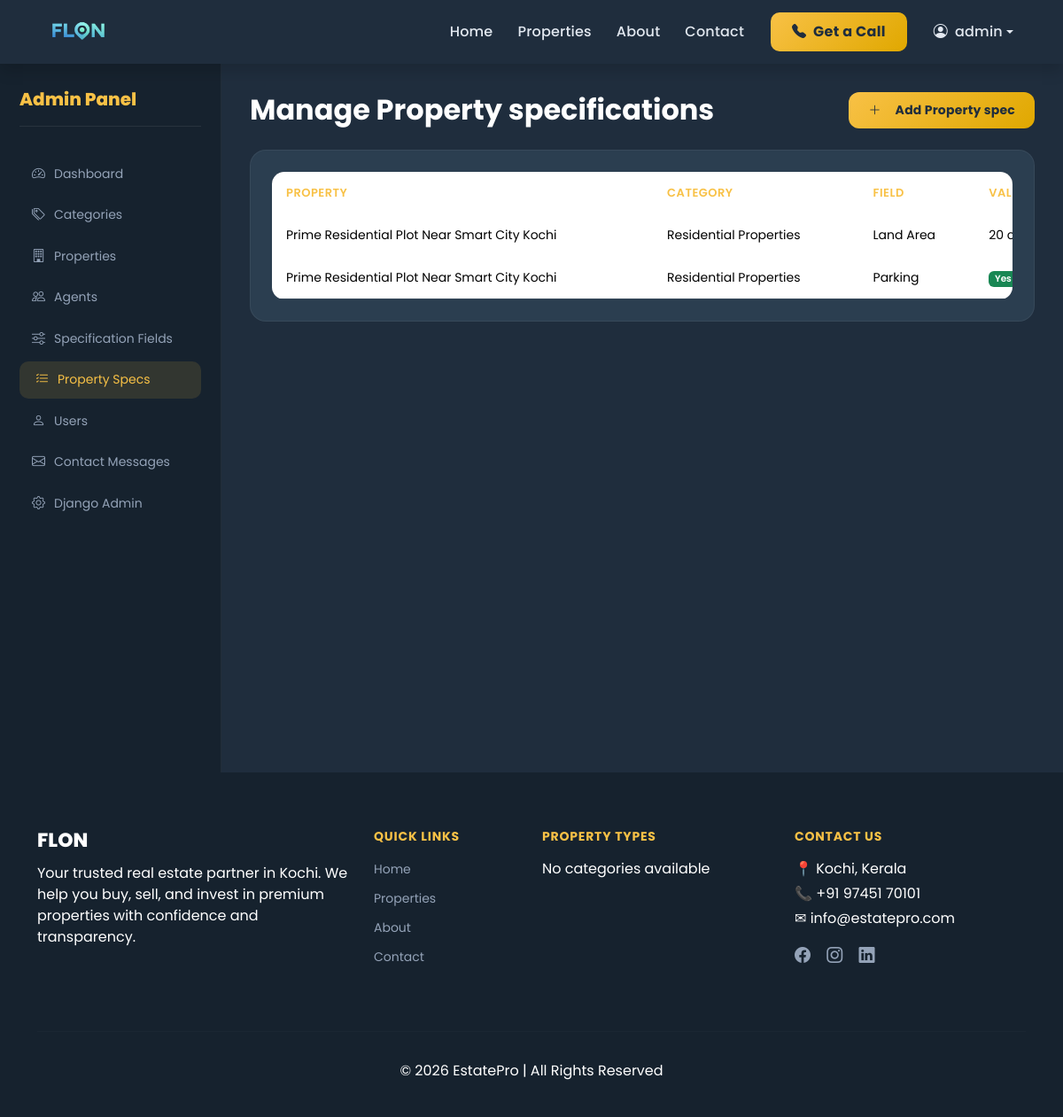
The app's page /accounts/admin-dashboard/property-specs/ (signed in), older data.
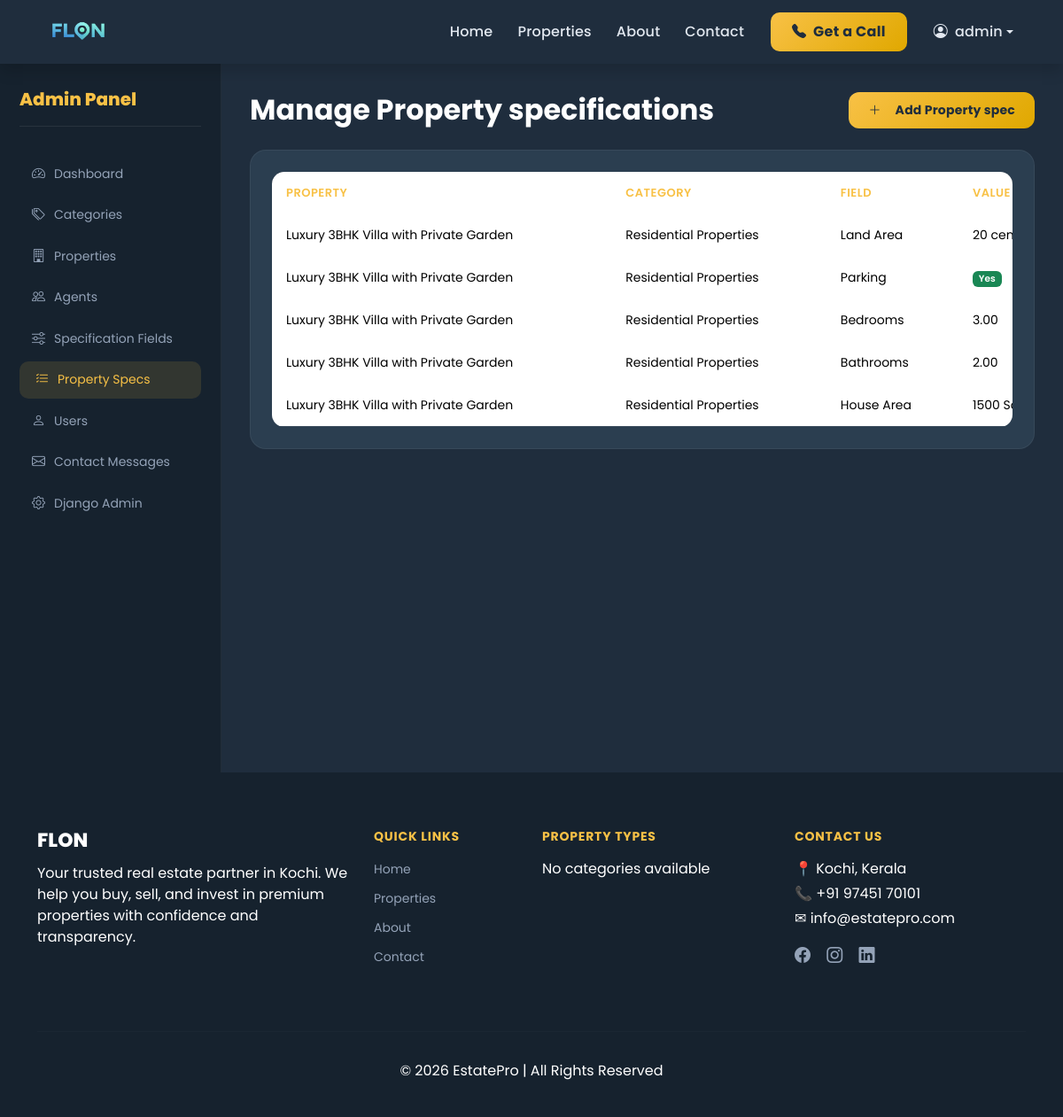
The same page, newer data.
### properties/models.py (models this page shows, shortened)
class PropertySpecification(models.Model):
    property = models.ForeignKey(Property, on_delete=models.CASCADE, related_name='specifications')
    field = models.ForeignKey(SpecificationField, on_delete=models.CASCADE)
    value_text = models.CharField(max_length=255, blank=True, null=True)
    value_number = models.DecimalField(max_digits=12, decimal_places=2, blank=True, null=True)
    value_boolean = models.BooleanField(blank=True, null=True)

class Property(models.Model):
    PROPERTY_TYPE = [
        ('Apartment', 'Apartment'),
        ('Villa', 'Villa'),
        ('Commercial', 'Commercial'),
        ('Plot', 'Plot'),
    ]
    LISTING_TYPE = [
        ('Sale', 'Sale'),
        ('Rent', 'Rent'),
    ]
    title = models.CharField(max_length=200)
    slug = models.SlugField(unique=True)
    description = models.TextField()
    price = models.DecimalField(max_digits=12, decimal_places=2)
    location = models.CharField(max_length=200)
    category = models.ForeignKey(
        Category,
        on_delete=models.CASCADE,
        related_name='properties'
    )
    owner = models.ForeignKey(
    User,
    on_delete=models.CASCADE,
    related_name='owned_properties',
    null=True,
    blank=True
    )
    agent = models.ForeignKey(
        User,
        on_delete=models.CASCADE,
        related_name='agent_properties',
        null=True,
        blank=True
    )
    listing_type = models.CharField(max_length=20, choices=LISTING_TYPE)
    bedrooms = models.IntegerField(null=True, blank=True, default=0)
    bathrooms = models.IntegerField(null=True, blank=True, default=0)
    area = models.IntegerField(null=True, blank=True, default=0)
    latitude = models.DecimalField(max_digits=9, decimal_places=6, blank=True, null=True)
    longitude = models.DecimalField(max_digits=9, decimal_places=6, blank=True, null=True)
    featured_image = CloudinaryField('image')
    is_featured = models.BooleanField(default=False)
    is_available = models.BooleanField(default=True)
    created_at = models.DateTimeField(auto_now_add=True)

class SpecificationField(models.Model):
    FIELD_TYPES = [
        ('text', 'Text'),
        ('number', 'Number'),
        ('boolean', 'Boolean'),
    ]
    category = models.ForeignKey(Category, on_delete=models.CASCADE, related_name='spec_fields')
    name = models.CharField(max_length=100)
    field_type = models.CharField(max_length=20, choices=FIELD_TYPES)

class Category(models.Model):
    name = models.CharField(max_length=100)
    slug = models.SlugField(unique=True, blank=True)
    image = CloudinaryField('image', blank=True, null=True)

### accounts/views.py (the view)
# urls.py: path('admin-dashboard/property-specs/', views.admin_property_specs, name='admin_property_specs'),
@login_required
def admin_property_specs(request):
    if not request.user.is_superuser:
        return redirect('home')
    specs = PropertySpecification.objects.select_related(
        'property',
        'field',
        'field__category'
    ).order_by('property')
    context = {
        'specs': specs
    }
    return render(request, 'property_specs.html', context)

### templates/property_specs.html (shortened to what this page needs)
{% extends 'base.html' %}
{% block content %}
<section class="admin-wrapper">
    <div class="admin-layout">
        <aside class="admin-sidebar" id="adminSidebar">
            <div class="sidebar-header">
                <h5>Admin Panel</h5>
            </div>
            <nav class="admin-menu">
                <a href="{% url 'admin_dashboard' %}" class="admin-link">
                    <i class="bi bi-speedometer2"></i> Dashboard
                </a>
                <a href="{% url 'admin_categories' %}" class="admin-link">
                    <i class="bi bi-tags"></i> Categories
                </a>
                <a href="{% url 'admin_properties' %}" class="admin-link">
                    <i class="bi bi-building"></i> Properties
                </a>
                <a href="{% url 'admin_agents' %}" class="admin-link">
                    <i class="bi bi-people"></i> Agents
                </a>
                <a href="{% url 'admin_spec_fields' %}" class="admin-link">
                    <i class="bi bi-sliders"></i> Specification Fields
                </a>
                <a href="{% url 'admin_property_specs' %}" class="admin-link active">
                    <i class="bi bi-list-check"></i> Property Specs
                </a>
                <a href="{% url 'admin_users' %}" class="admin-link">
                    <i class="bi bi-person"></i> Users
                </a>
                <a href="{% url 'admin_contact_messages' %}" class="admin-link">
                    <i class="bi bi-envelope"></i> Contact Messages
                </a>
                <a href="/admin/" class="admin-link">
                    <i class="bi bi-gear"></i> Django Admin
                </a>
            </nav>
        </aside>
        <main class="admin-content">
            <div class="d-flex justify-content-between align-items-center mb-4">
                <h2 class="fw-bold mb-0">Manage Property specifications</h2>
                <a href="{% url 'admin_add_property_spec' %}" class="btn-add-property">
                    <i class="bi bi-plus-lg me-2"></i> Add Property spec
                </a>
            </div>
                <div class="admin-card p-4">
                    <div class="table-responsive">
                        <table class="table admin-table align-middle">
                            <thead>
                                <tr>
                                    <th>Property</th>
                                    <th>Category</th>
                                    <th>Field</th>
                                    <th>Value</th>
                                </tr>
                            </thead>
                            <tbody>
                                {% for spec in specs %}
                                <tr>
                                    <td>{{ spec.property.title }}</td>
                                    <td>{{ spec.field.category.name }}</td>
                                    <td>{{ spec.field.name }}</td>
                                    <td>
                                        {% if spec.value_text %}
                                            {{ spec.value_text }}
                                        {% elif spec.value_number %}
                                            {{ spec.value_number }}
                                        {% elif spec.value_boolean %}
                                            <span class="badge bg-success">Yes</span>
                                        {% else %}
                                            <span class="badge bg-danger">No</span>
                                        {% endif %}
                                    </td>
                                </tr>
                                {% empty %}
                                <tr>
                                    <td colspan="4" class="text-center text-muted">
                                        No specifications found
                                    </td>
                                </tr>
                                {% endfor %}
                            </tbody>
                        </table>
                    </div>
                </div>
            </div>
    </div>
{% endblock %}

### templates/base.html (shortened to what this page needs)
{% load static %}
<!DOCTYPE html>
<html lang="en">
<head>
    <link href="https://cdn.jsdelivr.net/npm/bootstrap@5.3.2/dist/css/bootstrap.min.css" rel="stylesheet">
    <link href="https://cdn.jsdelivr.net/npm/bootstrap-icons@1.11.1/font/bootstrap-icons.css" rel="stylesheet">
    <link rel="stylesheet" href="{% static 'css/style.css' %}?v=20260323">
</head>
<body>
    <nav class="navbar navbar-expand-lg navbar-dark shadow custom-navbar">
        <div class="container">
            <a class="navbar-brand d-flex align-items-center" href="/">
                <img src="{% static 'images/logo.png' %}" class="navbar-logo">
            </a>
            <div class="collapse navbar-collapse justify-content-end" id="navbarNav">
                <ul class="navbar-nav align-items-lg-center">
                    <li class="nav-item">
                        <a class="nav-link" href="/">Home</a>
                    </li>
                    <li class="nav-item">
                        <a class="nav-link" href="/properties/">Properties</a>
                    </li>
                    <li class="nav-item">
                        <a class="nav-link" href="/about/">About</a>
                    </li>
                    <li class="nav-item">
                        <a class="nav-link" href="/contact/">Contact</a>
                    </li>
                    <li class="nav-item ms-lg-3 mb-2 mb-lg-0">
                        <a href="/contact/" class="btn btn-gold px-4">
                            <i class="bi bi-telephone-fill me-1"></i> Get a Call
                        </a>
                    </li>
                    {% if user.is_authenticated %}
                    <li class="nav-item dropdown ms-lg-3">
                        <a class="nav-link dropdown-toggle d-flex align-items-center" href="#" role="button"
                            data-bs-toggle="dropdown">
                            <i class="bi bi-person-circle me-2"></i>
                            {{ user.username }}
                        </a>
                    </li>
                    {% else %}
                    <li class="nav-item ms-lg-3">
                        <a class="btn btn-outline-light px-3" href="{% url 'login' %}">
                            Login
                        </a>
                    </li>
                    {% endif %}
                </ul>
            </div>
        </div>
    </nav>
    <div class="main-content">
        {% block content %}
        {% endblock %}
    <footer class="footer-section text-white">
        <div class="container">
            <div class="row">
                <div class="col-lg-4 col-md-6 mb-4">
                    <h5 class="footer-title">FLON</h5>
                    <p>
                        Your trusted real estate partner in Kochi.
                        We help you buy, sell, and invest in premium properties
                        with confidence and transparency.
                    </p>
                </div>
                <div class="col-lg-2 col-md-6 mb-4">
                    <h6 class="footer-heading">Quick Links</h6>
                    <ul class="footer-links">
                        <li><a href="/">Home</a></li>
                        <li><a href="/properties/">Properties</a></li>
                        <li><a href="/about/">About</a></li>
                        <li><a href="/contact/">Contact</a></li>
                    </ul>
                </div>
                <div class="col-lg-3 col-md-6 mb-4">
                    <h6 class="footer-heading">Property Types</h6>
                    <ul class="footer-links">
                        {% for category in categories %}
                        <li>
                            <a href="/properties/?category={{ category.slug }}">
                                {{ category.name }}
                            </a>
                        </li>
                        {% empty %}
                        <li>No categories available</li>
                        {% endfor %}
                    </ul>
                </div>
                <div class="col-lg-3 col-md-6 mb-4">
                    <h6 class="footer-heading">Contact Us</h6>
                    <p class="mb-1">📍 Kochi, Kerala</p>
                    <p class="mb-1">📞 +91 97451 70101</p>
                    <p class="mb-1">✉ info@estatepro.com</p>
                    <div class="social-icons mt-3">
                        <a href="#"><i class="bi bi-facebook"></i></a>
                        <a href="#"><i class="bi bi-instagram"></i></a>
                        <a href="#"><i class="bi bi-linkedin"></i></a>
                    </div>
                </div>
            </div>
            <hr class="footer-divider">
            <div class="text-center pb-3">
                <p class="mb-0">
                    © 2026 EstatePro | All Rights Reserved
                </p>
            </div>
        </div>
    </footer>
    <link href="https://cdn.jsdelivr.net/npm/quill@2.0.2/dist/quill.snow.css" rel="stylesheet">
</body>
</html>

### static/css/style.css (style rules this page uses)
*, *::before, *::after { box-sizing: border-box; }
body { font-family: 'Poppins', sans-serif; background: #f4f6f9; margin: 0; padding: 0; color: #1f2d3d; }
.main-content { min-height: 70vh; }
.custom-navbar { background: #1f2d3d; padding: 0 0; box-shadow: 0 2px 20px rgba(0,0,0,0.3); }
.navbar-logo { height: 62px; animation: logoFloat 4s ease-in-out infinite, logoGlow 3s infinite alternate; transition: transform 0.3s ease; }
.custom-navbar .nav-link { color: #e2e8f0 !important; font-weight: 500; padding: 8px 14px !important; border-radius: 8px; transition: all 0.25s ease; letter-spacing: 0.2px; }
.btn-gold { background: linear-gradient(135deg, #f8c146, #e0a800); border: none; color: #1f2d3d; font-weight: 700; border-radius: 10px; padding: 10px 22px; transition: all 0.3s ease; letter-spacing: 0.3px; }
.footer-section { background: #16222e; padding: 64px 0 24px; }
.footer-title { font-weight: 800; font-size: 22px; color: #fff; margin-bottom: 12px; }
.footer-heading { font-weight: 700; margin-bottom: 16px; color: #f8c146; font-size: 14px; text-transform: uppercase; letter-spacing: 0.8px; }
.footer-links { list-style: none; padding: 0; }
.footer-links li { margin-bottom: 9px; }
.footer-links a { color: #94a3b8; text-decoration: none; font-size: 14px; transition: all 0.25s; }
.footer-divider { border-color: rgba(255,255,255,0.07); margin: 32px 0; }
.social-icons a { color: #94a3b8; margin-right: 14px; font-size: 18px; transition: all 0.3s; }
.admin-wrapper { background: #1f2d3d; min-height: 100vh; }
.admin-layout { display: flex; }
.admin-sidebar { width: 250px; background: #16222e; padding: 28px 22px; min-height: 100vh; transition: 0.3s ease; flex-shrink: 0; border-right: 1px solid rgba(255,255,255,0.05); }
.sidebar-header { display: flex; justify-content: space-between; align-items: center; color: #fff; margin-bottom: 32px; padding-bottom: 18px; border-bottom: 1px solid rgba(255,255,255,0.08); }
.sidebar-header h5 { font-weight: 800; margin: 0; color: #f8c146; }
.admin-menu { display: flex; flex-direction: column; gap: 4px; }
.admin-link { color: #94a3b8; text-decoration: none; padding: 10px 14px; border-radius: 10px; transition: all 0.25s; font-size: 14px; display: flex; align-items: center; gap: 10px; }
.admin-link i { font-size: 15px; }
.admin-link:hover, .admin-link.active { background: rgba(248,193,70,0.12); color: #f8c146; padding-left: 18px; }
.admin-content { flex: 1; padding: 32px; color: #fff; min-width: 0; }
.admin-card { background: #2b3e50; border-radius: 18px; border: 1px solid rgba(255,255,255,0.06); }
.admin-table { background: transparent; color: #fff; min-width: 900px; margin: 0; }
.admin-table thead { background: #16222e; }
.admin-table thead th { color: #f8c146; font-weight: 600; border: none; padding: 14px 16px; font-size: 13px; text-transform: uppercase; letter-spacing: 0.5px; white-space: nowrap; }
.admin-table tbody td { border-color: rgba(255,255,255,0.06); padding: 13px 16px; font-size: 14px; vertical-align: middle; }
.admin-table tbody tr { transition: 0.25s; }
.table-responsive { border-radius: 14px; overflow: hidden; }
.btn-add-property { background: linear-gradient(135deg, #f8c146, #e0a800); color: #1f2d3d; padding: 10px 22px; border-radius: 12px; font-weight: 700; font-size: 14px; text-decoration: none; display: inline-flex; align-items: center; gap: 8px; border: none; transition: all 0.3s ease; letter-spacing: 0.2px; }
.badge { font-weight: 600; }

Row changes from the older to the newer data that the page shows:
removed PropertySpecification: property "Prime Residential Plot Near Smart City Kochi", field.category.name "Residential Properties", field.name "Land Area", value_text "20…"
removed PropertySpecification: property "Prime Residential Plot Near Smart City Kochi", field.category.name "Residential Properties", field.name "Parking", value_boolean "Yes"
added PropertySpecification: property "Luxury 3BHK Villa with Private Garden", field.category.name "Residential Properties", field.name "Land Area", value_text "20…"
added PropertySpecification: property "Luxury 3BHK Villa with Private Garden", field.category.name "Residential Properties", field.name "Parking", value_boolean "Yes"
added PropertySpecification: property "Luxury 3BHK Villa with Private Garden", field.category.name "Residential Properties", field.name "Bedrooms", value_number "3.00"
added PropertySpecification: property "Luxury 3BHK Villa with Private Garden", field.category.name "Residential Properties", field.name "Bathrooms", value_number "2.00"
added PropertySpecification: property "Luxury 3BHK Villa with Private Garden", field.category.name "Residential Properties", field.name "House Area", value_text "1500…"
